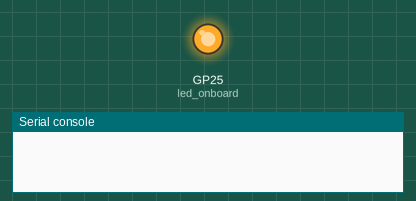
Bench run of a program on a simulated Raspberry Pi Pico running MicroPython. On the bench: output pins drawn as LEDs (lit = HIGH), the last lines printed to the serial console. The modem accepts every AT command (registered, SIM ready, sends succeed) and sends nothing else.

Above: at 0.15 s.
At 39.9 s:
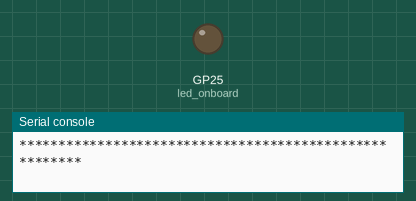
Timing chart, 0 to 40.0 s (numbered marks = the images above):
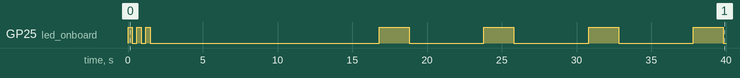

The program:

RUN_Sender.py
```python
# Module: RUN_Sender.py
# Run this proram on the sender board after you have started the Receiver.
# All parameter should be set correctly within this program.
#
# Most parameters are left as their default values, but some needed to be changed:
#
# BAND=866200000 - Band adapted to comply with European legislation.
# Please check what Band is allowed in your location.
# ADDRESS=11 - Needs to be different from receiver address.
# NETWORKID=18 - Needs to match the NETWORKID of the respective sender.
#
#
#
#
# Import libraries
from machine import UART, Pin
import utime


# Function: Send AT-Command and receive replies
def sendCmdAT (at_cmd):
    char = ''
    dataString = ''
    uart0.write(at_cmd + '\r\n')
    utime.sleep(2)
    while (char is not None):
        char = uart0.read(1)
        try:
            dataString += char.decode('utf-8')
        except: pass
    # print (dataString)
    return dataString

def lora_init():
    cmd = 'AT'
    print("Command: ", cmd, '\t', "Response: ", sendCmdAT(cmd))
    utime.sleep(1)
    print("Command: ", cmd, '\t', "Response: ", sendCmdAT(cmd))
    cmd = 'AT+RESET'
    print("Command: ", cmd, '\t', "Response: ", sendCmdAT(cmd))
    cmd = 'AT+IPR=115200'
    print("Command: ", cmd, '\t', "Response: ", sendCmdAT(cmd))
    cmd = 'AT+BAND=866200000'
    print("Command: ", cmd, '\t', "Response: ", sendCmdAT(cmd))
    cmd = 'AT+NETWORKID=18'
    print("Command: ", cmd, '\t', "Response: ", sendCmdAT(cmd))
    cmd = 'AT+ADDRESS=11'
    print("Command: ", cmd, '\t', "Response: ", sendCmdAT(cmd))


# Main program
# Initialize Onboard-LED
led_onboard = Pin("LED", Pin.OUT)

# Blink LED three times to indicate that the program is running
i = 0
while i < 3:
    led_onboard.on()
    utime.sleep_ms(300)
    led_onboard.off()
    utime.sleep_ms(300)
    i = i+1

# Initialize UART
uart0 = UART(0, 115200)
print("UART0 = ", uart0) # Sender

# Initialize RYLR998 Module as Sender (Network = 18, Address = 11)
lora_init()

# Open file with random variables
DateiZ = open('Z_Numbers.txt', 'r')

counter = 0
for line in DateiZ:
    index = line[0:2]
    znum = line[3:5]
    ##print("index = ", index)
    ##print("znum  = ", znum)

# Compose and send message of 5 bytes
    cmd = 'AT+SEND=37,'
    cmd = cmd + '5' + ',' + index + '\t' + znum

    #print("Command: ", cmd, '\n', "Response: ", sendCmdAT(cmd))
    led_onboard.on()
    sendCmdAT(cmd)
    led_onboard.off()
    utime.sleep(2)

# Check if data was sent
    cmd = 'AT+SEND?'
    print("Command: ", cmd, '\n', "Response: ", sendCmdAT(cmd))
    utime.sleep(1)
    print("*******************************************************")
    print()
    counter += 1

# Terminate program and close file
DateiZ.close()
```

Measured:
- by itself, GP25 (led_onboard): LOW → HIGH at 0.00 s, → LOW 0.30 s later, → HIGH 0.30 s later, → LOW 0.30 s later, … (14 changes in this stretch)
